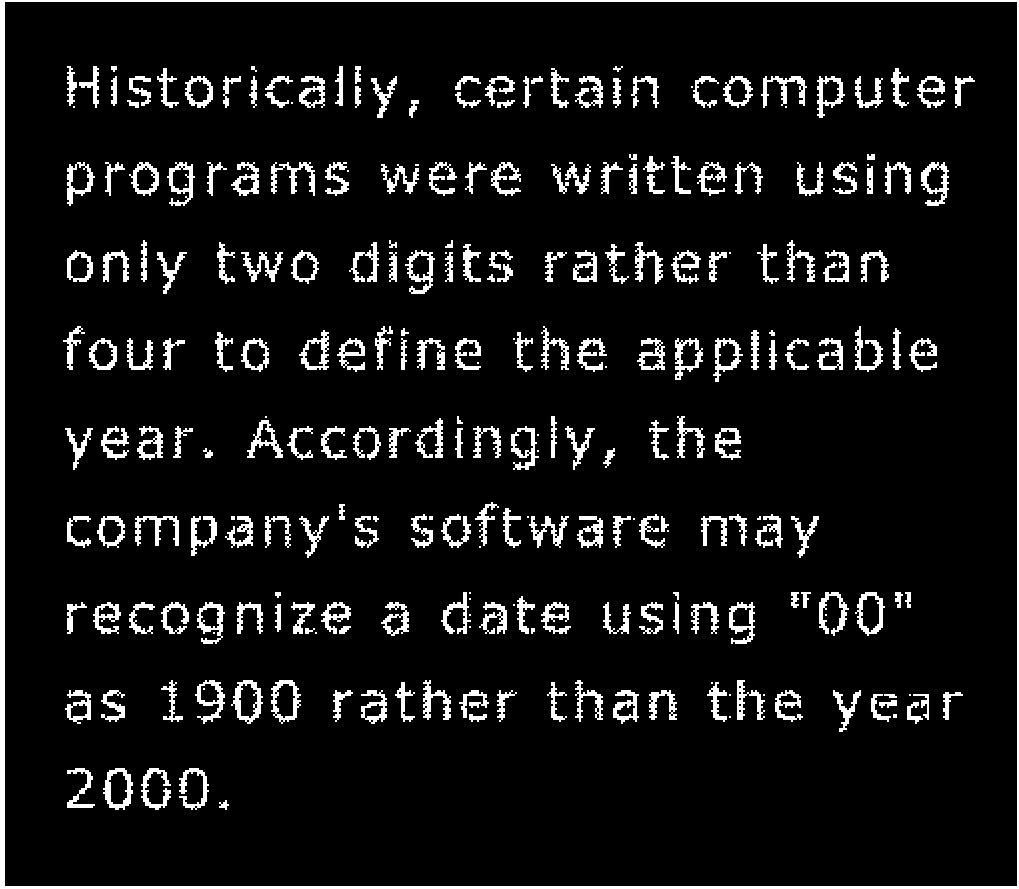
#> input picture HW2/text-broken.tif, 1019 x 889 px
$ jupyter execute hw2.ipynb
#> lines starting #> are read from the running program, lines starting #| are printed output that depends on the picture; after the words box and inside, x2 and y2 are one past the last pixel; in counts of white or black regions, pixels touching at a corner belong together
[cell 1]
import cv2
import numpy as np
import matplotlib.pyplot as plt
from PIL import Image

[cell 2]
from collections import Counter

# 第一題

[cell 3]
text = cv2.imread('text-broken.tif',cv2.IMREAD_GRAYSCALE)
#> text: shape (889, 1019); 8.3% white; 266 white regions (38 under 20 px), largest, box (x1, y1, x2, y2) and area: (0, 0, 1019, 889) 11283, (231, 680, 263, 724) 536, (921, 162, 949, 206) 524

[cell 4]
kernel = np.ones((3,3))

[cell 5]
dilation = cv2.dilate(text, kernel, iterations = 1)
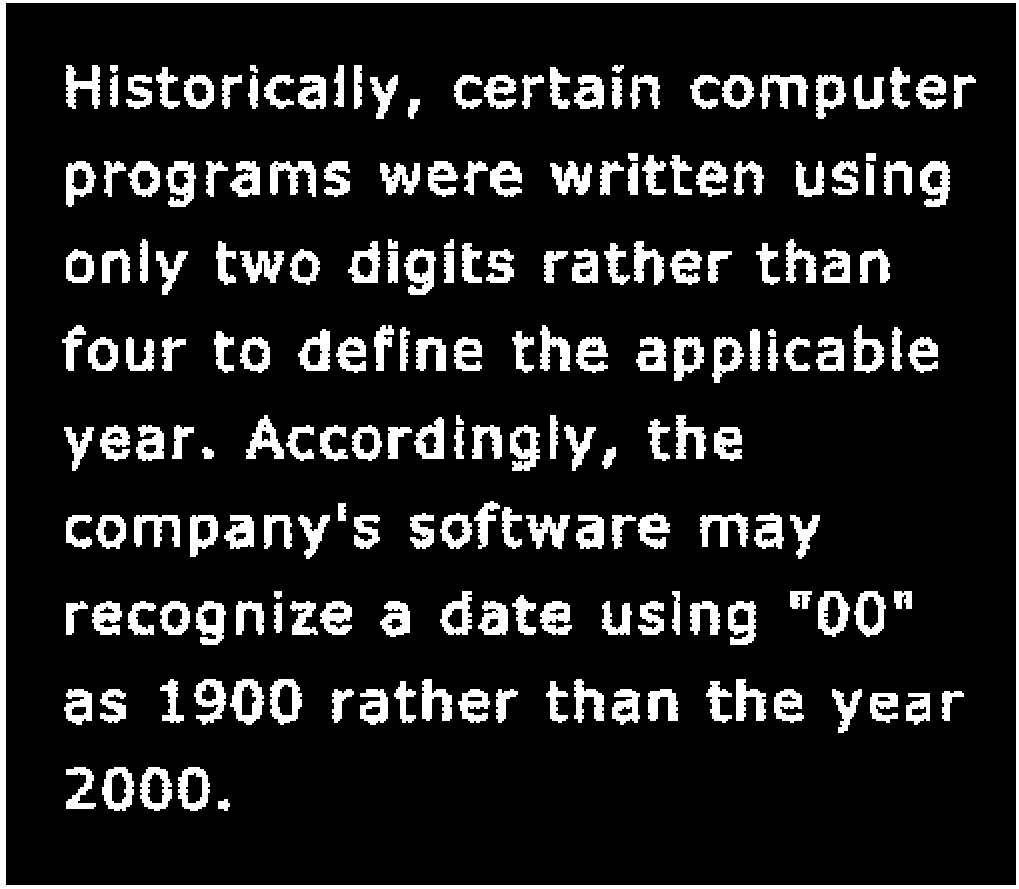
#> dilation: shape (889, 1019); 13.6% white; 202 white regions, largest, box (x1, y1, x2, y2) and area: (0, 0, 1019, 889) 15071, (270, 161, 316, 197) 904, (760, 75, 808, 109) 868

[cell 6]
plt.title('dilation')
plt.axis('off')
plt.imshow(dilation,cmap = 'gray')
plt.savefig('1a.png')

[cell 7]
erosion = cv2.erode(text, kernel, iterations = 1)
#> erosion: shape (889, 1019); 3.2% white; 985 white regions (601 under 20 px), largest, box (x1, y1, x2, y2) and area: (0, 0, 1019, 889) 7487, (106, 769, 132, 809) 256, (892, 69, 908, 105) 132

[cell 8]
plt.title('erosion')
plt.axis('off')
plt.imshow(erosion,cmap = 'gray')

[cell 9]
boundary = text - erosion
#> boundary: shape (889, 1019); 5.1% white in thin lines or dots

[cell 10]
plt.title('boundary')
plt.axis('off')
plt.imshow(boundary, cmap = 'gray')
plt.savefig('1b.png')

# 第二題

[cell 11]
view = cv2.imread('aerialview-washedout.tif', cv2.IMREAD_GRAYSCALE)
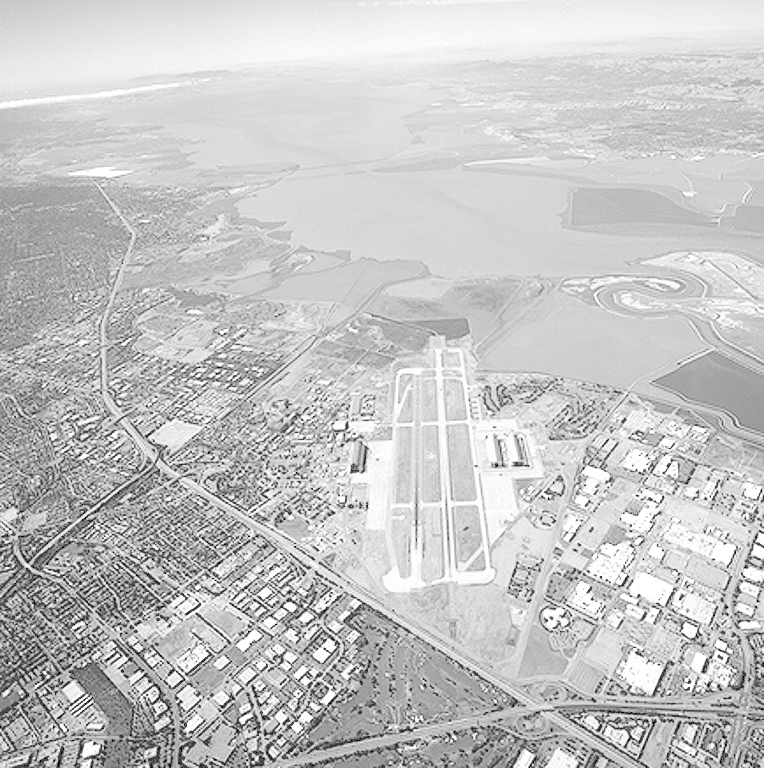
#> input picture HW2/aerialview-washedout.tif, 764 x 768 px
#> view is the input picture: shape (768, 764); min 0, max 255, mean 197.2

[cell 12]
plt.title('Original Image')
plt.imshow(view,'gray')
plt.axis('off')
plt.savefig('original.png')

[cell 13]
def linear_stretching(img):
    pixel_max = img.max()
#> pixel_max = 255
    pixel_min = img.min()
#> pixel_min = 0
    transform = (img - pixel_min)/(pixel_max - pixel_min) * 255
    return transform.astype('int')

[cell 14]
linear_stretch = linear_stretching(view)
plt.title('Linear stretching')
plt.axis('off')
plt.imshow(linear_stretch,'gray')
plt.savefig('linear_stretching.png')

# 第三題

[cell 15]
def gamma_stretching(img, gamma):
#> called with gamma = 2
    pixel_max = img.max()
#> pixel_max = 255
    pixel_min = img.min()
#> pixel_min = 0
    transform = ((img - pixel_min)/(pixel_max - pixel_min))**gamma *255
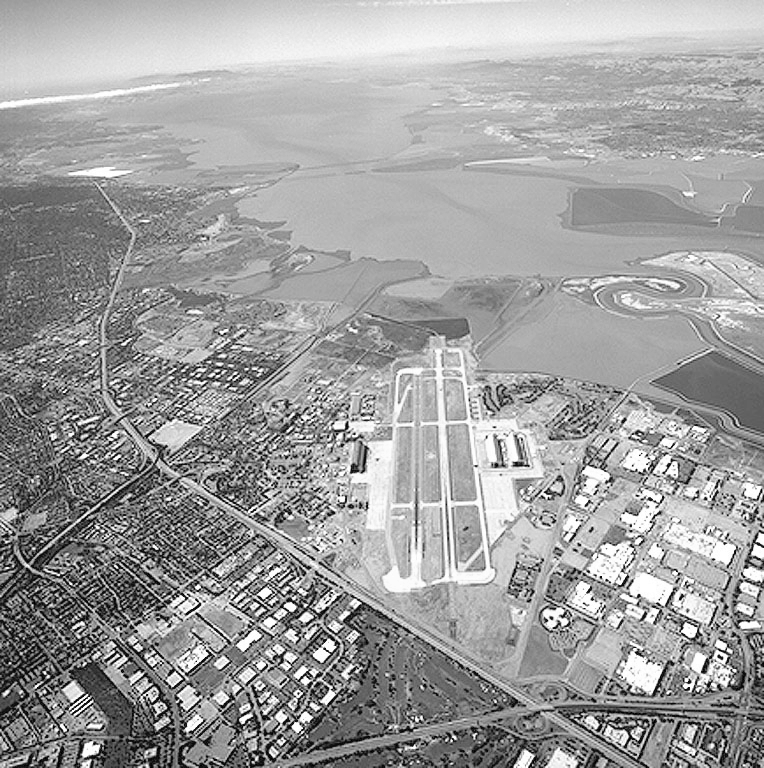
#> transform: shape (768, 764) float64; min 0, max 255, mean 159.1
    return transform.astype('int')

[cell 16]
gamma_2 = gamma_stretching(view, 2)
plt.title('Gamma streching with gamma 2')
plt.axis('off')
plt.imshow(gamma_2, 'gray')
plt.savefig('gamma_2.png')

[cell 17]
gamma_1 = gamma_stretching(view, 0.5)
plt.title('Gamma streching with gamma 0.5')
plt.axis('off')
plt.imshow(gamma_1, 'gray')
plt.savefig('gamma_1.png')

[cell 18]
gamma_5 = gamma_stretching(view, 5)
#> call 3 of gamma_stretching, with gamma = 5
#> in gamma_stretching (call 3), `transform = ((img - pixel_min)/(pixel_max - pixel_min))**gamma *255`:
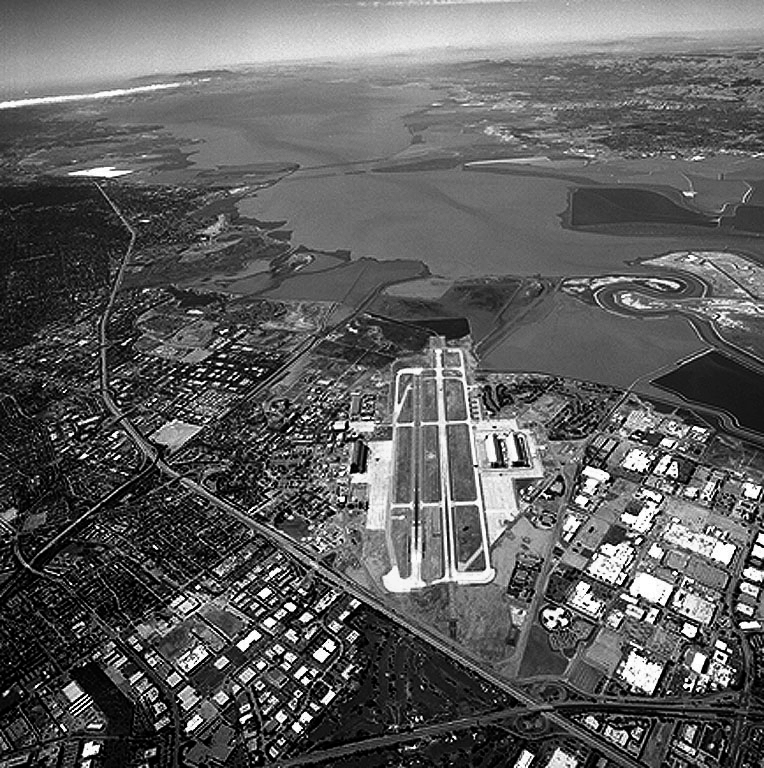
#> transform: shape (768, 764) float64; min 0, max 255, mean 94.7
plt.title('Gamma streching with gamma 5')
plt.axis('off')
plt.imshow(gamma_5, 'gray')
plt.savefig('gamma_5.png')

[cell 19]
gamma_02 = gamma_stretching(view, 0.2)
#> call 4 of gamma_stretching, with gamma = 0.2
#> in gamma_stretching (call 4), `transform = ((img - pixel_min)/(pixel_max - pixel_min))**gamma *255`:
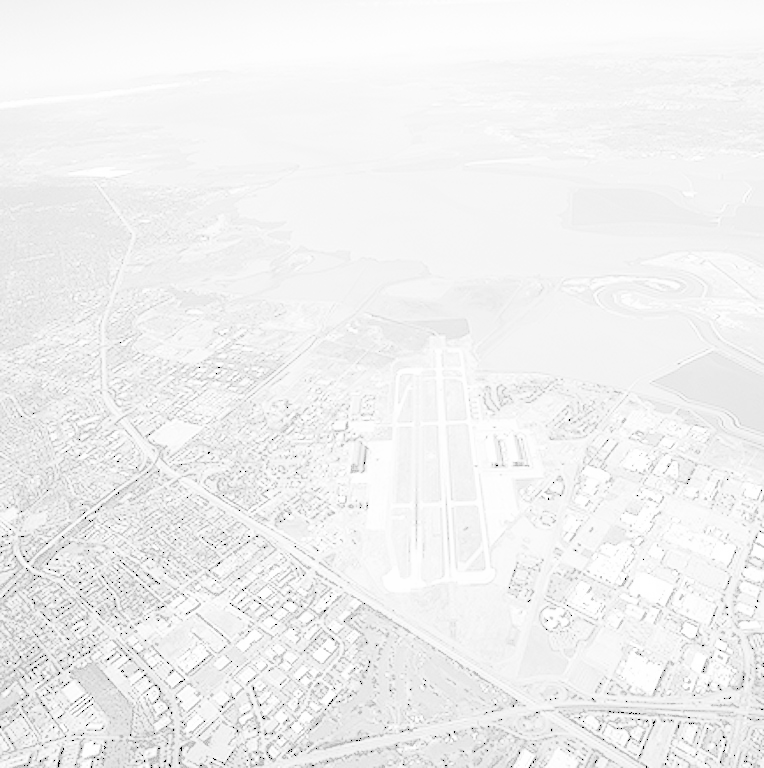
#> transform: shape (768, 764) float64; min 0, max 255, mean 240.9
plt.title('Gamma streching with gamma 0.2')
plt.axis('off')
plt.imshow(gamma_02, 'gray')
plt.savefig('gamma_02.png')

# 第四題

[cell 20]
einstein = cv2.imread('einstein-low-contrast.tif', cv2.IMREAD_GRAYSCALE)
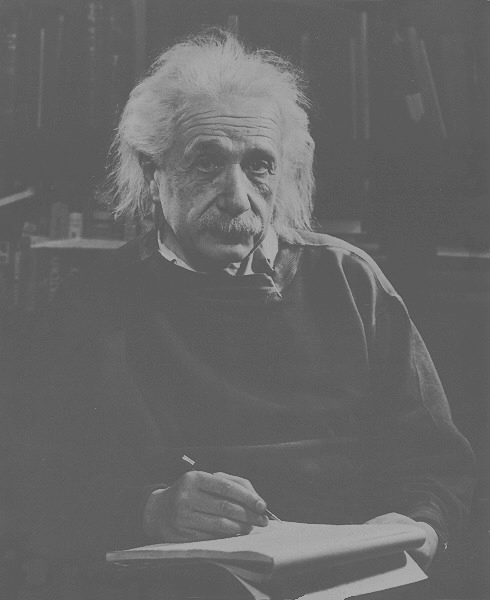
#> input picture HW2/einstein-low-contrast.tif, 490 x 600 px
#> einstein is the input picture: shape (600, 490); min 74, max 178, mean 102.4

[cell 21]
plt.imshow(einstein,'gray')
plt.title('Original image')
plt.axis('off')

[cell 22]
mu = int(np.mean(einstein))
#> mu = 102

[cell 23]
small = einstein[einstein <= mu]
big = einstein[einstein > mu]

[cell 24]
small_dict = sorted(Counter(small).items())
#> small_dict = 29 pairs, first value 74 to 102, second value 2 to 42848
cdf = np.array([i for _, i in small_dict]).cumsum()/sum([i for _, i in small_dict])
#> cdf = 29 values from 8.48e-06 to 1
ceil = np.ceil(cdf *mu)
#> ceil = 29 values from 1 to 102
pixel_small = [j for j,_ in small_dict]
#> pixel_small = 29 values from 74 to 102
his = dict(zip(pixel_small,ceil))
#> his = 29 items

[cell 25]
big_dict = sorted(Counter(big).items())
#> big_dict = 76 pairs, first value 103 to 178, second value 10 to 2976
cdf = np.array([i for _, i in big_dict]).cumsum()/sum([i for _, i in big_dict])
#> cdf = 76 values from 0.0511 to 1
ceil = np.ceil(cdf *(255-mu-1)+mu+1)
#> ceil = 76 values from 111 to 255
pixel_big = [j for j,_ in big_dict]
#> pixel_big = 76 values from 103 to 178
his_big = dict(zip(pixel_big,ceil))
#> his_big = 76 items

[cell 26]
two_he = einstein.copy()
for i in range(einstein.shape[0]):
    for j in range(einstein.shape[1]):
        if einstein[i][j] > mu:
            two_he[i][j] = int(his_big[einstein[i][j]])
        else:
            two_he[i][j] = int(his[einstein[i][j]])
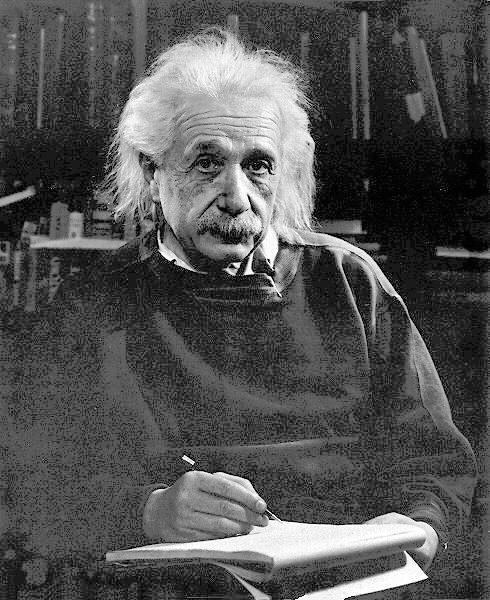
#> two_he: shape (600, 490); min 1, max 255, mean 81.8
